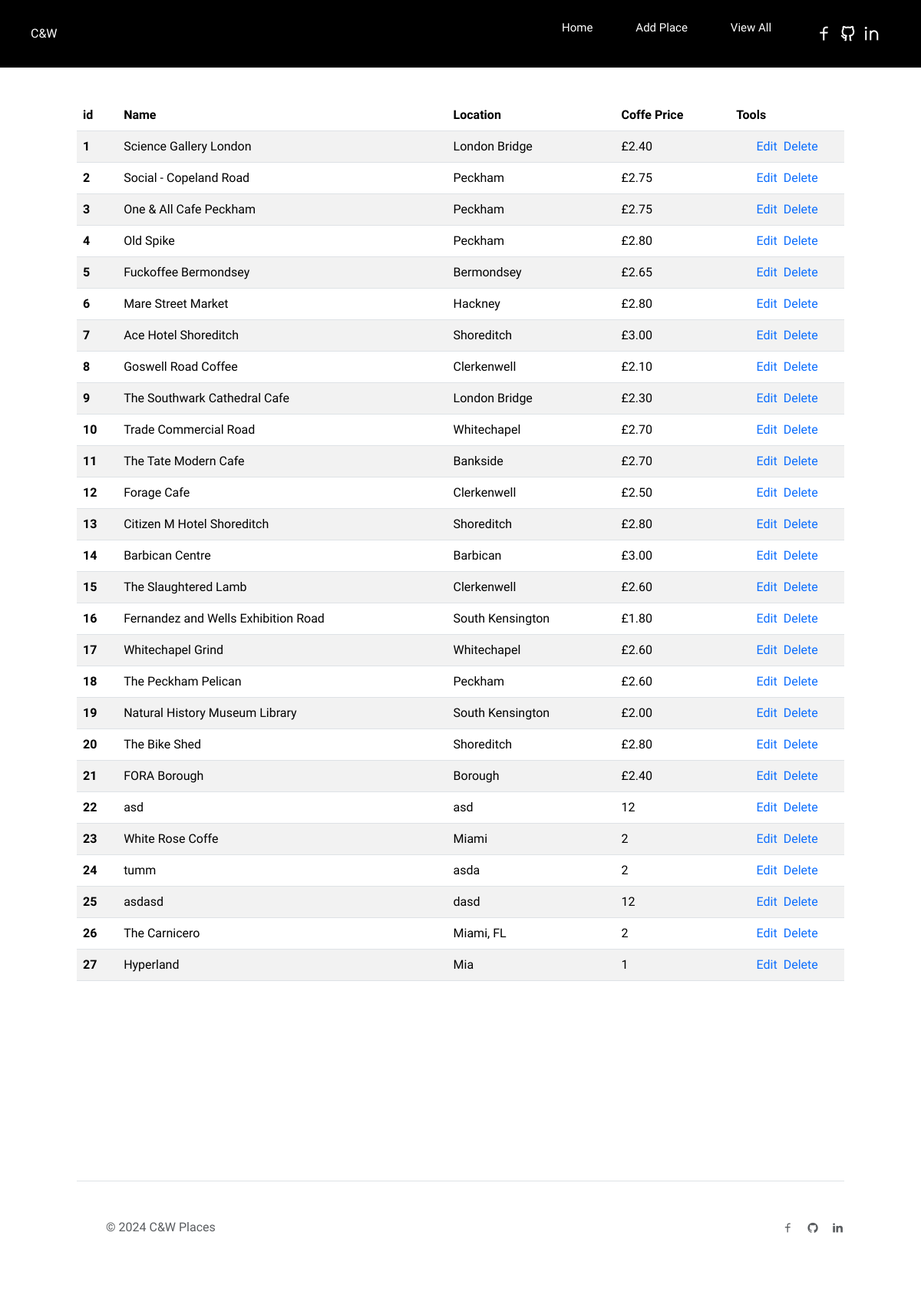
The page /all_places on the database as committed earlier.
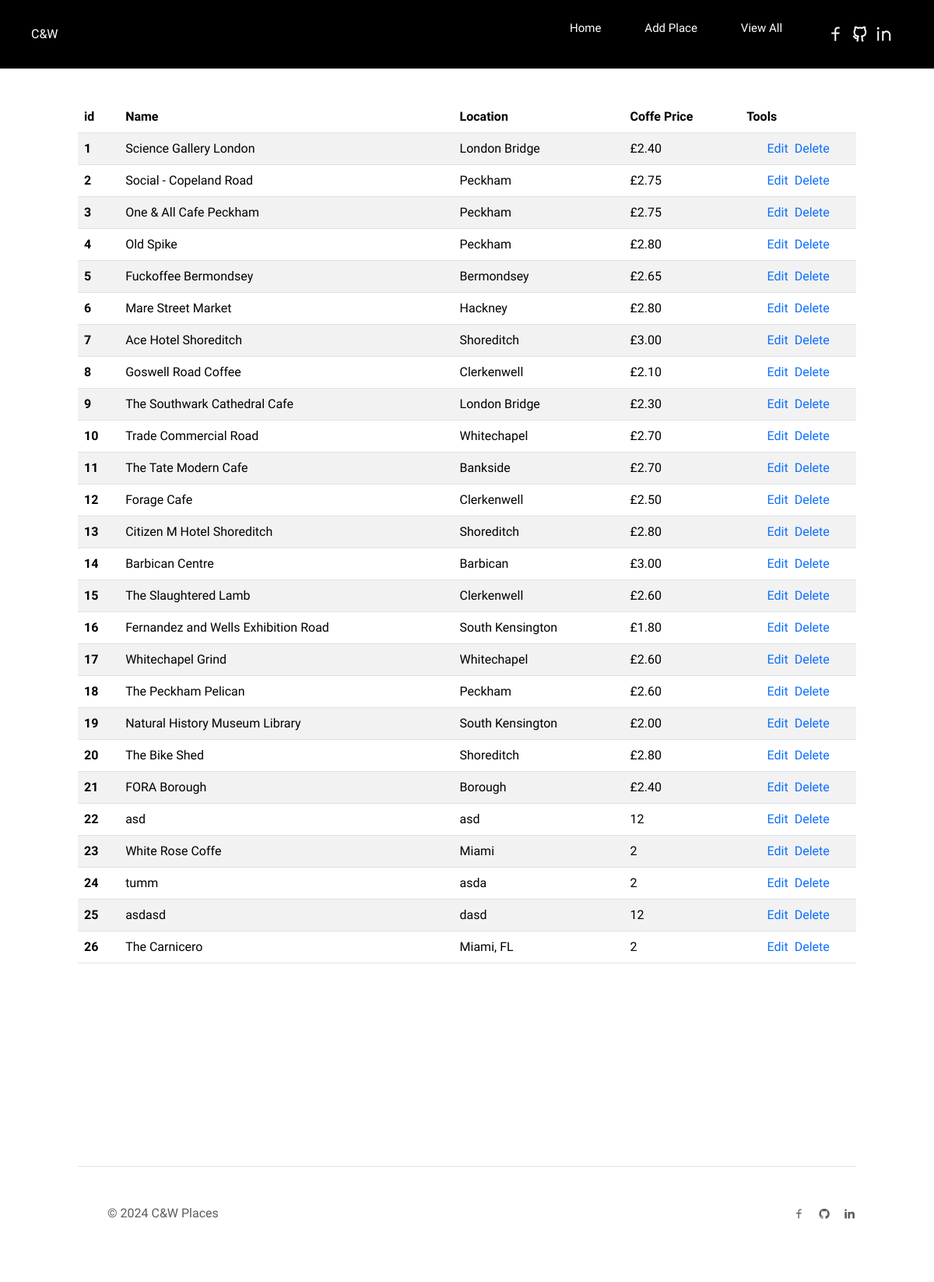
The same page on the database as committed later.
### main.py (models this page shows, shortened)
class Cafe(db.Model):
    id: Mapped[int] = mapped_column(Integer, primary_key=True)
    name: Mapped[str] = mapped_column(String(250), unique=True, nullable=False)
    map_url: Mapped[str] = mapped_column(String(500), nullable=False)
    img_url: Mapped[str] = mapped_column(String(500), nullable=False)
    location: Mapped[str] = mapped_column(String(250), nullable=False)
    seats: Mapped[str] = mapped_column(String(250), nullable=False)
    coffee_price: Mapped[str] = mapped_column(String(250), nullable=True)
    has_toilet: Mapped[bool] = mapped_column(Boolean, nullable=False)
    has_wifi: Mapped[bool] = mapped_column(Boolean, nullable=False)
    has_sockets: Mapped[bool] = mapped_column(Boolean, nullable=False)
    can_take_calls: Mapped[bool] = mapped_column(Boolean, nullable=False)

### main.py (the view)
@app.route('/all_places')
def all_places():
    query = db.session.execute(db.select(Cafe))
    result = query.scalars().all()
    return render_template('all_places.html', places=result)

### templates/all_places.html (shortened to what this page needs)
<!DOCTYPE html>
   <html lang="en">
   <head>
       <link href="https://cdn.jsdelivr.net/npm/bootstrap@5.3.3/dist/css/bootstrap.min.css" rel="stylesheet">
      <link rel="stylesheet" href="https://cdnjs.cloudflare.com/ajax/libs/remixicon/4.2.0/remixicon.min.css">
      <link rel="stylesheet" href="./static/css/style.css">
   </head>
   <body>
      <header class="header" id="header">
          <nav class="nav container">
        <a href="#" class="nav__logo">C&W</a>
        <div class="nav__menu" id="nav-menu">
            <ul class="nav__list">
                <li class="nav__item">
                    <a href="{{ url_for('home') }}" class="nav__link">
                        <span>Home</span>
                    </a>
                </li>
                <li class="nav__item">
                    <a href="{{ url_for('add') }}" class="nav__link">
                        <span>Add Place</span>
                    </a>
                </li>
                <li class="nav__item">
                    <a href="{{ url_for('all_places') }}" class="nav__link">
                        <span>View All</span>
                    </a>
                </li>
            </ul>
            <div class="nav__social-link">
                <a href="https://www.facebook.com/" target="_blank" class="nav__social-link">
                    <i class="ri-facebook-line"></i>
                </a>
                <a href="https://github.com/" target="_blank" class="nav__social-link">
                    <i class="ri-github-line"></i>
                </a>
                <a href="https://www.linkedin.com/" target="_blank" class="nav__social-link">
                    <i class="ri-linkedin-line"></i>
                </a>
            </div>
        </div>
    </nav>
      </header>
      <div class="all">
              <table class="table table-striped">
                  <thead>
                  <tr>
                      <th scope="col" id="id">id</th>
                      <th scope="col" id="name">Name</th>
                      <th scope="col">Location</th>
                      <th scope="col">Coffe Price</th>
                      <th scope="col">Tools</th>
                  </tr>
                  </thead>
                  <tbody>
                  {% for place in places %}
                  <tr>
                      <th scope="row" >{{ place.id }}</th>
                      <td>{{ place.name }}</td>
                      <td>{{ place.location }}</td>
                      <td>{{ place.coffee_price }}</td>
                      <td>
                          <div class="d-grid gap-2 d-md-flex justify-content-md-center">
                              <a href="{{ url_for('edit', id=place.id) }}">Edit</a>
                              <a href="{{ url_for('delete', id=place.id) }}">Delete</a>
                          </div>
                      </td>
                  </tr>
                  {% endfor %}
            </tbody>
        </table>
</div>
      <div class="foo">
          <footer class="d-flex flex-wrap justify-content-between align-items-center py-3 my-4 border-top">
              <div class="col-md-4 d-flex align-items-center">
                  <a href="/" class="mb-3 me-2 mb-md-0 text-body-secondary text-decoration-none lh-1">
                      <svg class="bi" width="30" height="24"><use xlink:href="#bootstrap"></use></svg>
                  </a>
                  <span class="mb-3 mb-md-0 text-body-secondary">© 2024 C&W Places</span>
              </div>
              <ul class="nav col-md-4 justify-content-end list-unstyled d-flex">
                  <li class="ms-3"><a class="text-body-secondary" href="#"><i class="ri-facebook-line"></i></a></li>
                  <li class="ms-3"><a class="text-body-secondary" href="#"><i class="ri-github-fill"></i></a></li>
                  <li class="ms-3"><a class="text-body-secondary" href="#"><i class="ri-linkedin-fill"></i></a></li>
              </ul>
          </footer>
      </div>
   </body>
</html>

### static/css/style.css (style rules this page uses)
:root { --header-height: 3.5rem; --white-color: hsl(0, 0%, 100%); --black-color: hsl(0, 0%, 0%); --body-font: "Montserrat Alternates", sans-serif; --h1-font-size: 1.5rem; --normal-font-size: .938rem; --font-regular: 400; --font-medium: 500; --z-tooltip: 10; --z-fixed: 100; }
@media screen and (min-width: 1150px) { :root { --normal-font-size: 1rem; } }
* { box-sizing: border-box; padding: 0; margin: 0; }
html { scroll-behavior: smooth; }
body { font-family: var(--body-font); font-size: var(--normal-font-size); background-color: var(--white-color); background-image: url(/static/background.jpg); background-repeat: no-repeat; background-size: cover; }
ul { list-style: none; }
a { text-decoration: none; }
.container { max-width: 1120px; margin-inline: 1.5rem; }
.header { position: fixed; width: 100%; top: 0; left: 0; background-color: var(--black-color); z-index: var(--z-fixed); }
.nav { position: relative; height: var(--header-height); display: flex; justify-content: space-between; align-items: center; }
.nav__logo { color: white; font-weight: 500; }
.nav__list, .nav__social { display: flex; }
.nav__list { flex-direction: column; row-gap: 3rem; }
.nav__link { position: relative; color: white; font-size: 1.5rem; font-weight: 500; display: inline-flex; align-items: center; transition: opacity .4s; }
.nav__link span { position: relative; transition: margin .4s; }
.nav__link span::after { content: ''; position: absolute; left: 0; bottom: -6px; width: 0; height: 2px; background-color: white; transition: width .4s ease-out; }
.nav__social-link { color: white; font-size: 1.5rem; transition: transform .4s; }
@media screen and (min-width: 1150px) { .container { margin-inline: auto; } }
@media screen and (min-width: 1150px) { .nav { height: calc(3.5rem + 2rem); } }
@media screen and (min-width: 1150px) { .nav__link { font-size: .938rem; } }
@media screen and (min-width: 1150px) { .nav__list { flex-direction: row; column-gap: 3.5rem; } }
@media screen and (min-width: 1150px) { .nav__menu { display: flex; align-items: center; column-gap: 3.5rem; } }
.foo { margin-top: 20px; padding: 100px; }
.all { margin-top: 30px; padding: 100px; }

Rows that differ between the two databases and show on the page:
removed Cafe: id "27", name "Hyperland", location "Mia", coffee_price "1"
